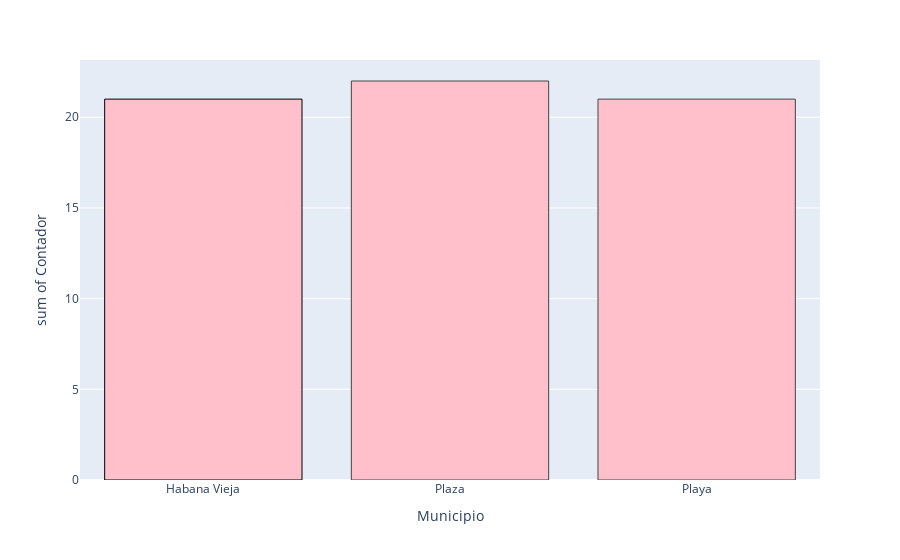

Write notebook code for a chart like this one.
### Markdown cell above
Despues de analizar la informacion recopilada, Carlos observo que su muestra inicial de 231 restaurantes y bares se redujo a una muestra mas pequeña de establecimientos debido a que no todos ofertaban los cuatro cocteles en los que se centro su estudio. Esto muestra que aunque estas bebidas son populares y consideradas parte de la cultura gastronomica cubana no todos los establecimientos se centran en su oferta sobre todo aquellos mas alejados de las zonas que podriamos considerar mas visitadas por los turistas. Con esto hablamos de la preferencia del cliente, los propietarios de los locales pueden adaptar su oferta a las preferencias de estos. Si observan que los cocteles no son populares entre los clientes pueden elegir no incluirlos en su menu. Municipios como San Miguel, Arroyo Naranjo y el Cotorro, los restaurantes de su muestra no ofrecian ninguno de los cuatro cocteles, y la mayor concentracion de locales que las ofertan se encuentra en La Habana Vieja.

### Code cell
from bibliotheque import conteo_cerveza
cc = conteo_cerveza(data)
fig = px.histogram(cc, x = "Municipio", y = "Contador", color_discrete_sequence= ["pink"])
fig.update_traces(marker_line_color =["Black"], marker_line_width = 1)
fig.show()

### Figure 1 — Plotly figure (JSON) as saved in the notebook; plotly's stock layout.template omitted (floating-point values rounded to 4 significant figures)
{"data": [{"alignmentgroup": "True", "bingroup": "x", "histfunc": "sum", "hovertemplate": "Municipio=%{x}<br>sum of Contador=%{y}<extra></extra>", "legendgroup": "", "marker": {"color": "pink", "line": {"color": ["Black"], "width": 1}, "pattern": {"shape": ""}}, "name": "", "offsetgroup": "", "orientation": "v", "showlegend": false, "type": "histogram", "x": ["Habana Vieja", "Plaza", "Playa"], "xaxis": "x", "y": [21, 22, 21], "yaxis": "y"}], "layout": {"barmode": "relative", "legend": {"tracegroupgap": 0}, "margin": {"t": 60}, "xaxis": {"anchor": "y", "domain": [0, 1], "title": {"text": "Municipio"}}, "yaxis": {"anchor": "x", "domain": [0, 1], "title": {"text": "sum of Contador"}}}}
